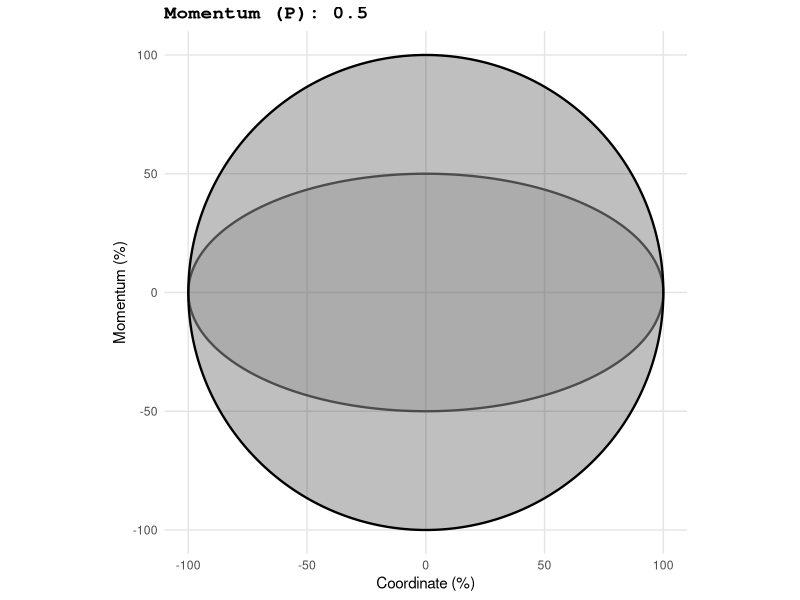
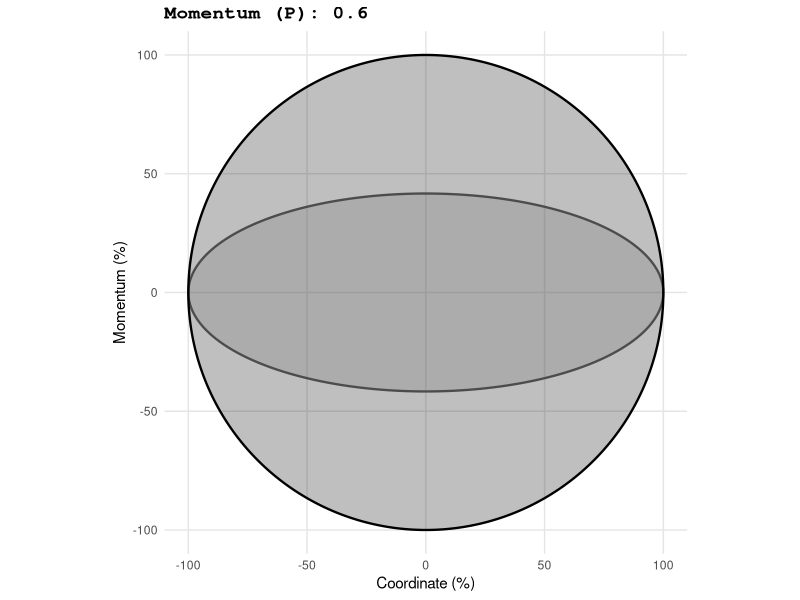
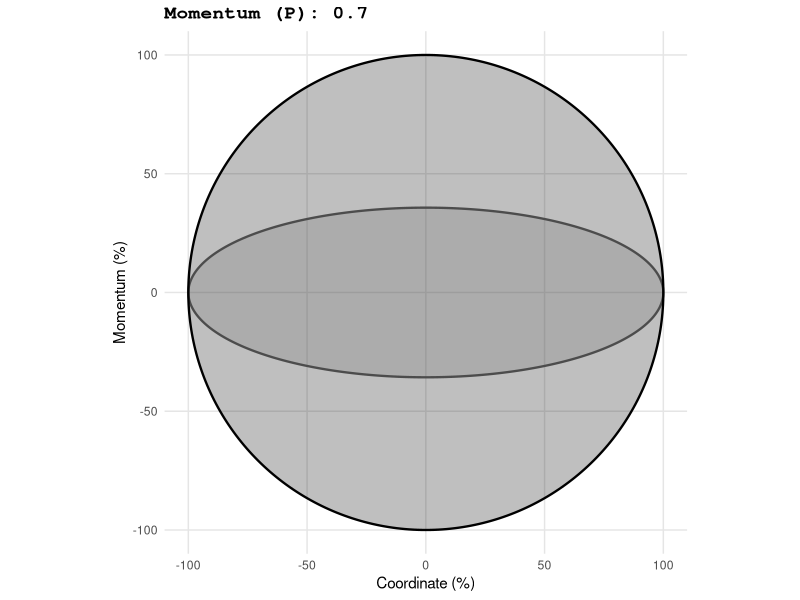
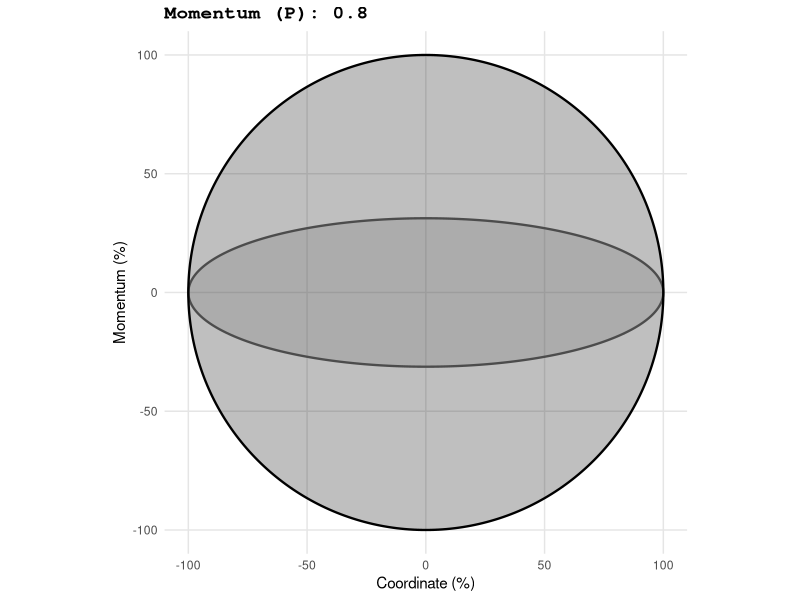
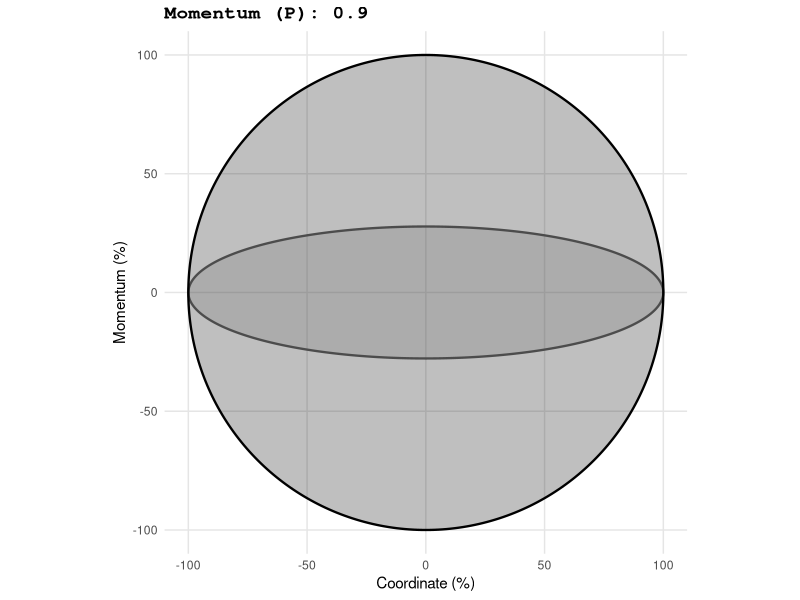
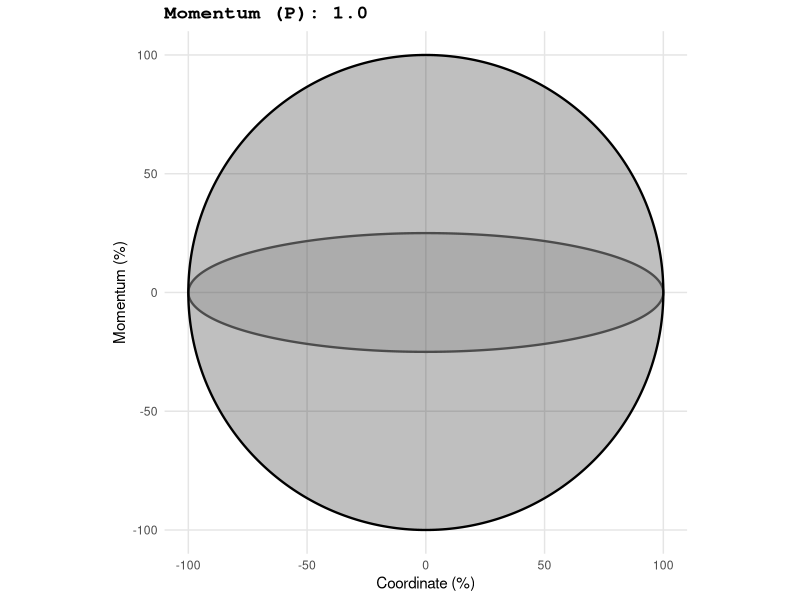
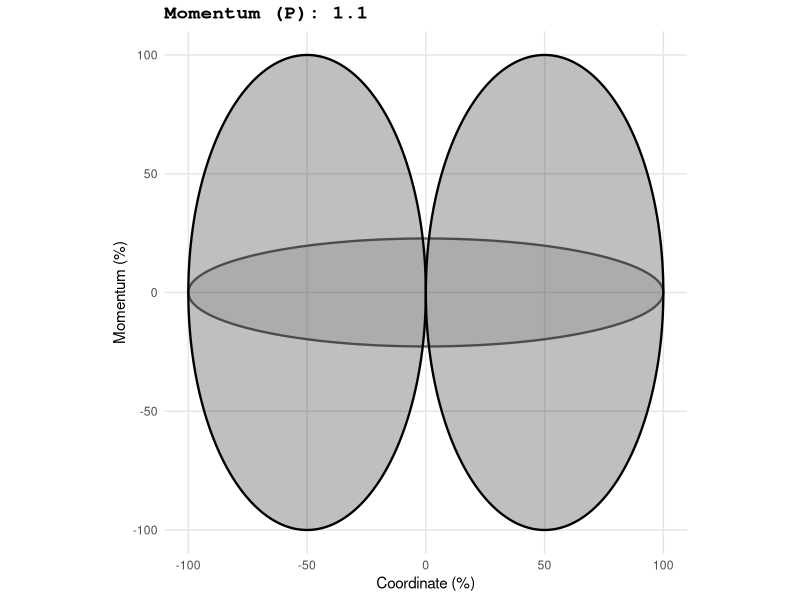
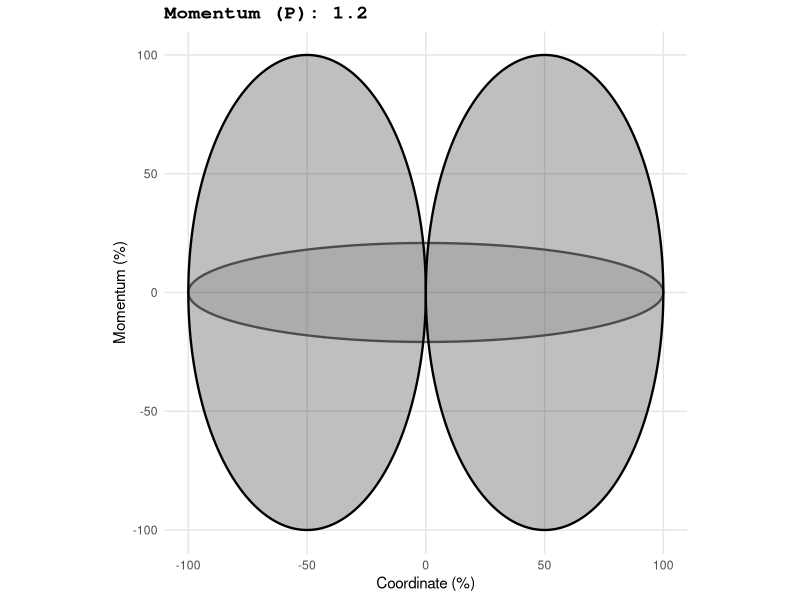

Write R code to recreate these figures, in order.
## ---- chunk 1
library(data.table)
library(ggplot2)
library(ggforce)
library(patchwork)

# --- 1. Configuration & Data Load ---
granularity_p <- 0.1

dt_selected <- data.table(
  normalized_momentum = seq(0.5, 6.0, by = granularity_p)
)
## ---- chunk 2
render_ellipses <- function(matches_dt) {
  for (i in seq_len(nrow(matches_dt))) {
    row <- matches_dt[i]
    q_val <- row$normalized_momentum
    
    # The "Pop" logic: n = ceil(P)
    n <- ceiling(q_val)
    
    # --- NORMALIZED Y-AXIS SCALING ---
    # --- P-Conjugate (Momentum Blob) ---
    # Width is eternally 100% of the plot width (a = 100).
    # Height smoothly shrinks relative to the growing macrostate (b = 100 / 4P).
    p_b <- 100 / (4 * q_val)
    
    p_df <- data.frame(
      x0 = 0, y0 = 0,
      a = 100, 
      b = p_b, 
      type = "P-Conjugate"
    )
    
    # --- Q-Conjugates (Coordinate Blobs) ---
    # Height always fills 100% of the normalized momentum state (b = 100).
    # Width discretely partitions based on the ceiling of P (n).
    q_a <- 100 / n
    centers <- seq(from = -100 + q_a, to = 100 - q_a, length.out = n)
    
    q_df <- data.frame(
      x0 = centers,
      y0 = 0,
      a = q_a,
      b = 100, 
      type = "Q-Conjugate"
    )
    
    # Combine layers
    ellipse_df <- rbind(q_df, p_df)
    ellipse_df$type <- factor(ellipse_df$type, levels = c("P-Conjugate", "Q-Conjugate"))

    # --- Plotting ---
    p <- ggplot(ellipse_df) +
      geom_ellipse(aes(x0 = x0, y0 = y0, a = a, b = b, angle = 0, color = type, fill = type), 
                   alpha = 0.25, linewidth = 0.8) +
      scale_fill_manual(values = c("Q-Conjugate" = "black", "P-Conjugate" = "gray60")) +
      scale_color_manual(values = c("Q-Conjugate" = "black", "P-Conjugate" = "gray40")) +
      labs(title = sprintf("Momentum (P): %3.1f", q_val),
           x = "Coordinate (%)", y = "Momentum (%)") +
      coord_fixed(xlim = c(-100, 100), ylim = c(-100, 100)) +
      theme_minimal() + 
      theme(legend.position = "none", 
            plot.title = element_text(family = "mono", face = "bold", size = 14),
            plot.subtitle = element_text(family = "mono", size = 10, color = "gray30"),
            panel.grid.major = element_line(color = "gray90"),
            panel.grid.minor = element_blank())

    print(p)
    cat("\n\n---\n\n")
  }
}

render_ellipses(dt_selected)
